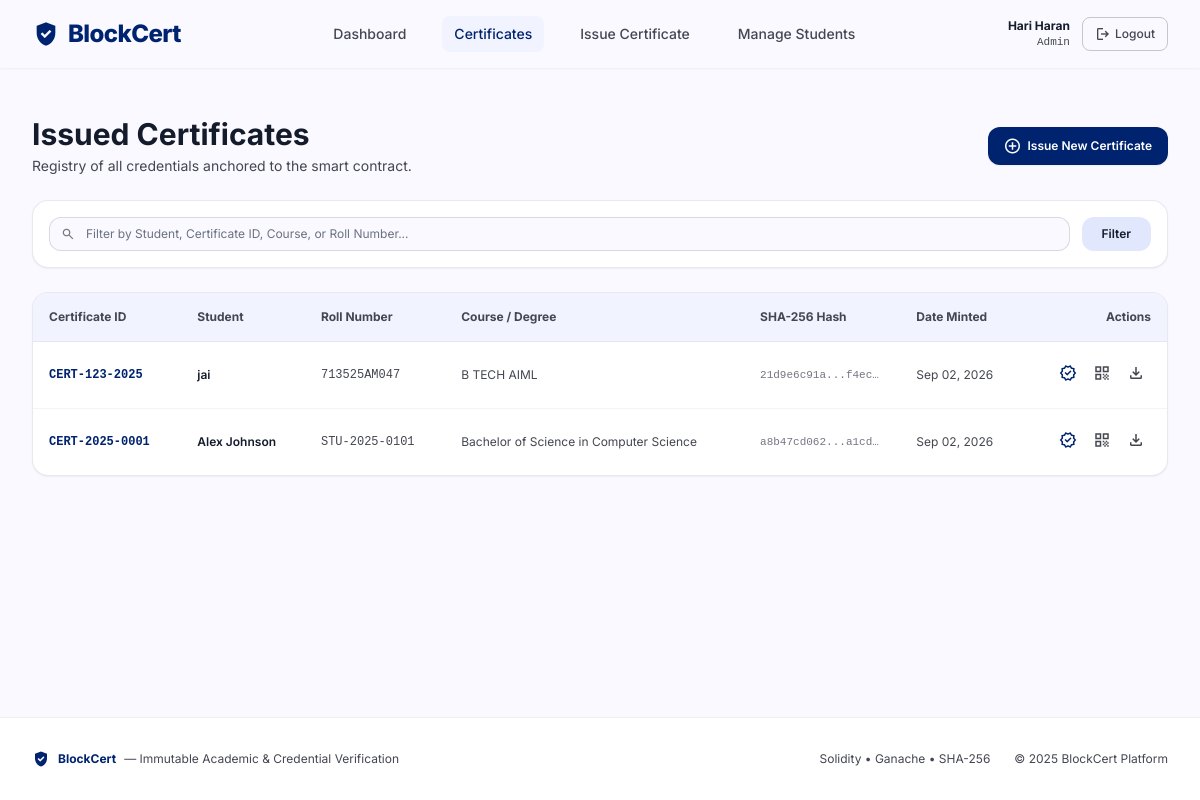
Page /admin/certificates (signed in) on the committed database.
### app/models/user.py (models this page shows, shortened)
class User(UserMixin, db.Model):
    __tablename__ = 'users'
    id = db.Column(db.Integer, primary_key=True)
    name = db.Column(db.String(100), nullable=False)
    email = db.Column(db.String(120), unique=True, nullable=False, index=True)
    password_hash = db.Column(db.String(255), nullable=False)
    role = db.Column(db.String(20), nullable=False, default='student')  # admin, student, employer
    college_name = db.Column(db.String(150), nullable=True)
    created_at = db.Column(db.DateTime, default=lambda: datetime.now(timezone.utc), nullable=False)
    student_profile = db.relationship('Student', back_populates='user', uselist=False, cascade='all, delete-orphan')
    issued_certificates = db.relationship('Certificate', back_populates='issuer', foreign_keys='Certificate.issuer_id', lazy='dynamic')
    verification_logs = db.relationship('VerificationLog', back_populates='verifier', lazy='dynamic')

### app/models/certificate.py (models this page shows, shortened)
class Certificate(db.Model):
    __tablename__ = 'certificates'
    id = db.Column(db.Integer, primary_key=True)
    certificate_id = db.Column(db.String(100), unique=True, nullable=False, index=True)
    student_id = db.Column(db.Integer, db.ForeignKey('students.id', ondelete='CASCADE'), nullable=False)
    issuer_id = db.Column(db.Integer, db.ForeignKey('users.id'), nullable=False)
    course = db.Column(db.String(150), nullable=False)
    graduation_year = db.Column(db.Integer, nullable=False)
    file_path = db.Column(db.String(300), nullable=False)
    sha256_hash = db.Column(db.String(64), nullable=False, index=True)
    blockchain_tx_hash = db.Column(db.String(100), nullable=False)
    qr_code_path = db.Column(db.String(300), nullable=False)
    status = db.Column(db.String(20), nullable=False, default='issued')  # issued, revoked
    created_at = db.Column(db.DateTime, default=lambda: datetime.now(timezone.utc), nullable=False)
    student = db.relationship('Student', back_populates='certificates')
    issuer = db.relationship('User', back_populates='issued_certificates', foreign_keys=[issuer_id])
    verification_logs = db.relationship('VerificationLog', back_populates='certificate', lazy='dynamic')

### app/models/student.py (models this page shows, shortened)
class Student(db.Model):
    __tablename__ = 'students'
    id = db.Column(db.Integer, primary_key=True)
    user_id = db.Column(db.Integer, db.ForeignKey('users.id', ondelete='CASCADE'), unique=True, nullable=False)
    roll_number = db.Column(db.String(50), nullable=False, index=True)
    degree = db.Column(db.String(100), nullable=False)
    department = db.Column(db.String(100), nullable=False)
    graduation_year = db.Column(db.Integer, nullable=False)
    cgpa = db.Column(db.Float, nullable=True)
    user = db.relationship('User', back_populates='student_profile')
    certificates = db.relationship('Certificate', back_populates='student', cascade='all, delete-orphan', lazy='dynamic')

### app/blueprints/admin/routes.py (the view, shortened to what this page needs)
@admin_bp.route('/certificates')
@login_required
@admin_required
def certificates_list():
    search = request.args.get('search', '').strip()
    query = Certificate.query.join(Student).join(User, Student.user_id == User.id)
    certificates = query.order_by(Certificate.created_at.desc()).all()
    if request.is_json:
        return jsonify({
            'success': True,
            'count': len(certificates),
            'certificates': [c.to_dict() for c in certificates]
        })
    return render_template('admin/certificates.html', certificates=certificates, search=search)

### app/templates/admin/certificates.html (shortened to what this page needs)
{% extends "base.html" %}
{% block content %}
<div class="max-w-max-width mx-auto px-margin-mobile md:px-margin-desktop py-8 w-full space-y-6">
    <div class="flex flex-col md:flex-row justify-between items-start md:items-center gap-4">
        <div>
            <h1 class="text-2xl md:text-3xl font-bold text-on-surface">Issued Certificates</h1>
            <p class="text-xs md:text-sm text-on-surface-variant mt-1">Registry of all credentials anchored to the smart contract.</p>
        </div>
        <a href="{{ url_for('admin.upload') }}" class="bg-primary text-on-primary px-4 py-2.5 rounded-xl text-xs font-semibold hover:bg-primary-container transition-colors shadow-sm flex items-center gap-1.5">
            <span class="material-symbols-outlined text-[18px]">add_circle</span>
            <span>Issue New Certificate</span>
        </a>
    </div>
    <div class="bg-surface-container-lowest p-4 rounded-2xl shadow-sm border border-outline-variant/40">
        <form method="GET" action="{{ url_for('admin.certificates_list') }}" class="flex flex-col sm:flex-row gap-3">
            <div class="relative flex-grow">
                <span class="material-symbols-outlined absolute left-3 top-1/2 -translate-y-1/2 text-outline text-sm">search</span>
                <input type="text" name="search" value="{{ search }}" placeholder="Filter by Student, Certificate ID, Course, or Roll Number..." class="w-full pl-9 pr-3 py-2 bg-surface rounded-xl border border-outline-variant/60 text-xs focus:border-primary focus:ring-1 focus:ring-primary outline-none" />
            </div>
            <button type="submit" class="bg-surface-container-high hover:bg-surface-container-highest text-on-surface font-semibold text-xs px-5 py-2 rounded-xl transition-colors shrink-0">
                Filter
            </button>
        </form>
    </div>
    <div class="bg-surface-container-lowest rounded-2xl shadow-sm border border-outline-variant/40 overflow-hidden">
        <div class="overflow-x-auto">
            <table class="w-full text-left border-collapse">
                <thead>
                    <tr class="bg-surface-container-low border-b border-outline-variant/30 text-xs font-semibold text-on-surface-variant">
                        <th class="p-4">Certificate ID</th>
                        <th class="p-4">Student</th>
                        <th class="p-4">Roll Number</th>
                        <th class="p-4">Course / Degree</th>
                        <th class="p-4">SHA-256 Hash</th>
                        <th class="p-4">Date Minted</th>
                        <th class="p-4 text-right">Actions</th>
                    </tr>
                </thead>
                <tbody class="text-xs divide-y divide-outline-variant/20">
                    {% if certificates %}
                        {% for cert in certificates %}
                            <tr class="hover:bg-surface-container-low/50 transition-colors">
                                <td class="p-4 font-mono font-bold text-primary">{{ cert.certificate_id }}</td>
                                <td class="p-4 font-semibold text-on-surface">{{ cert.student.user.name if cert.student and cert.student.user else 'N/A' }}</td>
                                <td class="p-4 text-on-surface-variant font-mono">{{ cert.student.roll_number if cert.student else 'N/A' }}</td>
                                <td class="p-4 text-on-surface-variant">{{ cert.course }}</td>
                                <td class="p-4 font-mono text-[11px] text-outline truncate max-w-[140px]" title="{{ cert.sha256_hash }}">
                                    {{ cert.sha256_hash[:10] }}...{{ cert.sha256_hash[-8:] }}
                                </td>
                                <td class="p-4 text-on-surface-variant">{{ cert.created_at.strftime('%b %d, %Y') }}</td>
                                <td class="p-4 text-right">
                                    <div class="flex items-center justify-end gap-1">
                                        <a href="{{ url_for('verify.verify_certificate_view', certificate_id=cert.certificate_id) }}" target="_blank" class="p-1.5 text-primary hover:bg-surface-container rounded-lg" title="Verify Online">
                                            <span class="material-symbols-outlined text-[18px]">verified</span>
                                        </a>
                                        <a href="{{ url_for('student.get_qr_code', certificate_id=cert.certificate_id) }}" target="_blank" class="p-1.5 text-on-surface-variant hover:bg-surface-container rounded-lg" title="View QR Code">
                                            <span class="material-symbols-outlined text-[18px]">qr_code</span>
                                        </a>
                                        <a href="{{ url_for('student.download_certificate', certificate_id=cert.certificate_id) }}" class="p-1.5 text-on-surface-variant hover:bg-surface-container rounded-lg" title="Download Document">
                                            <span class="material-symbols-outlined text-[18px]">download</span>
                                        </a>
                                    </div>
                                </td>
                            </tr>
                        {% endfor %}
                    {% else %}
                        <tr>
                            <td colspan="7" class="p-8 text-center text-on-surface-variant">
                                No certificates match your search query.
                            </td>
                        </tr>
                    {% endif %}
                </tbody>
            </table>
        </div>
    </div>
</div>
{% endblock %}

### app/templates/base.html (shortened to what this page needs)
<!DOCTYPE html>
<html class="light" lang="en">
<head>
    <script src="https://cdn.tailwindcss.com?plugins=forms,container-queries"></script>
    <script id="tailwind-config">
        tailwind.config = {
            darkMode: "class",
            theme: {
                extend: {
                    colors: {
                        "primary": "#00236f",
                        "on-primary": "#ffffff",
                        "primary-container": "#1e3a8a",
                        "on-primary-container": "#90a8ff",
                        "primary-fixed": "#dce1ff",
                        "primary-fixed-dim": "#b6c4ff",
                        "secondary": "#006e2d",
                        "on-secondary": "#ffffff",
                        "secondary-container": "#7cf994",
                        "on-secondary-container": "#007230",
                        "secondary-fixed-dim": "#62df7d",
                        "tertiary": "#5d0004",
                        "tertiary-container": "#87000a",
                        "error": "#ba1a1a",
                        "error-container": "#ffdad6",
                        "on-error": "#ffffff",
                        "background": "#f9f9ff",
                        "on-background": "#141b2b",
                        "surface": "#f9f9ff",
                        "surface-dim": "#d3daef",
                        "surface-bright": "#f9f9ff",
                        "surface-container-lowest": "#ffffff",
                        "surface-container-low": "#f1f3ff",
                        "surface-container": "#e9edff",
                        "surface-container-high": "#e1e8fd",
                        "surface-container-highest": "#dce2f7",
                        "on-surface": "#141b2b",
                        "on-surface-variant": "#444651",
                        "outline": "#757682",
                        "outline-variant": "#c5c5d3"
                    },
                    borderRadius: {
                        "DEFAULT": "0.25rem",
                        "lg": "0.5rem",
                        "xl": "0.75rem",
                        "full": "9999px"
                    },
                    spacing: {
                        "xs": "4px",
                        "sm": "8px",
                        "md": "16px",
                        "lg": "24px",
                        "xl": "32px",
                        "xxl": "48px",
                        "gutter": "16px",
                        "margin-mobile": "16px",
                        "margin-desktop": "32px",
                        "max-width": "1280px"
                    },
                    fontFamily: {
                        sans: ["Inter", "sans-serif"]
                    }
                }
            }
        }
    </script>
</head>
<body class="bg-background text-on-background min-h-screen flex flex-col antialiased">
    <header class="bg-surface shadow-sm sticky top-0 z-50">
        <div class="flex justify-between items-center w-full px-margin-mobile md:px-margin-desktop py-4 max-w-max-width mx-auto">
            <a href="{{ url_for('verify.landing') }}" class="flex items-center gap-2 cursor-pointer hover:opacity-90 transition-opacity">
                <span class="material-symbols-outlined text-primary text-[28px] fill" data-icon="verified_user">verified_user</span>
                <span class="text-2xl font-extrabold text-primary tracking-tight">BlockCert</span>
            </a>
            <nav class="hidden md:flex items-center gap-6">
                {% if current_user.is_authenticated %}
                    {% if current_user.role == 'admin' %}
                        <a href="{{ url_for('admin.dashboard') }}" class="font-medium text-sm {% if request.endpoint == 'admin.dashboard' %}text-primary font-bold bg-surface-container-low px-3 py-2 rounded-lg{% else %}text-on-surface-variant hover:text-primary transition-colors px-3 py-2{% endif %}">Dashboard</a>
                        <a href="{{ url_for('admin.certificates_list') }}" class="font-medium text-sm {% if request.endpoint == 'admin.certificates_list' %}text-primary font-bold bg-surface-container-low px-3 py-2 rounded-lg{% else %}text-on-surface-variant hover:text-primary transition-colors px-3 py-2{% endif %}">Certificates</a>
                        <a href="{{ url_for('admin.upload') }}" class="font-medium text-sm {% if request.endpoint == 'admin.upload' %}text-primary font-bold bg-surface-container-low px-3 py-2 rounded-lg{% else %}text-on-surface-variant hover:text-primary transition-colors px-3 py-2{% endif %}">Issue Certificate</a>
                        <a href="{{ url_for('admin.manage_students') }}" class="font-medium text-sm {% if request.endpoint == 'admin.manage_students' %}text-primary font-bold bg-surface-container-low px-3 py-2 rounded-lg{% else %}text-on-surface-variant hover:text-primary transition-colors px-3 py-2{% endif %}">Manage Students</a>
                    {% endif %}
                {% else %}
                    <a href="{{ url_for('verify.landing') }}" class="font-medium text-sm text-on-surface-variant hover:text-primary transition-colors px-3 py-2">Home</a>
                {% endif %}
            </nav>
            <div class="flex items-center gap-3">
                {% if current_user.is_authenticated %}
                    <div class="hidden sm:flex flex-col text-right">
                        <span class="text-xs font-bold text-on-surface">{{ current_user.name }}</span>
                        <span class="text-[11px] text-on-surface-variant capitalize font-mono">{{ current_user.role }}</span>
                    </div>
                    <a href="{{ url_for('auth.logout') }}" class="border border-outline-variant hover:bg-surface-container-low text-on-surface-variant font-medium text-xs px-3 py-2 rounded-lg transition-colors flex items-center gap-1">
                        <span class="material-symbols-outlined text-[16px]">logout</span>
                        <span>Logout</span>
                    </a>
                {% endif %}
            </div>
        </div>
    </header>
    <div class="max-w-max-width mx-auto w-full px-margin-mobile md:px-margin-desktop pt-4">
    </div>
    <main class="flex-grow flex flex-col">
        {% block content %}{% endblock %}
    </main>
    <footer class="bg-surface-container-lowest border-t border-outline-variant/30 py-8 mt-auto">
        <div class="max-w-max-width mx-auto px-margin-mobile md:px-margin-desktop flex flex-col md:flex-row justify-between items-center gap-4 text-xs text-on-surface-variant">
            <div class="flex items-center gap-2">
                <span class="material-symbols-outlined text-primary text-[18px] fill">verified_user</span>
                <span class="font-bold text-primary">BlockCert</span>
                <span>— Immutable Academic &amp; Credential Verification</span>
            </div>
            <div class="flex gap-6">
                <span>Solidity &bull; Ganache &bull; SHA-256</span>
                <span>&copy; {{ now_year }} BlockCert Platform</span>
            </div>
        </div>
    </footer>
</body>
</html>

### rows in the picture
User: name "Hari Haran", role "Admin"
Certificate: certificate_id "CERT-123-2025", student.user "jai", student "713525AM047", course "B TECH AIML", sha256_hash "21d9e6c91a", sha256_hash "f4ec…", created_at "Sep 02, 2026"
Certificate: certificate_id "CERT-2025-0001", student.user "Alex Johnson", student "STU-2025-0101", course "Bachelor of Science in Computer Science", sha256_hash "a8b47cd062", sha256_hash "a1cd…", created_at "Sep 02, 2026"

### other values in the picture
{{ now_year }} "2025"
